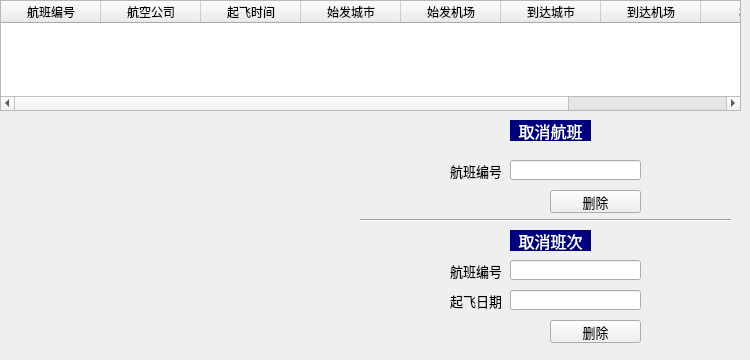
    <widget class="QWidget" name="tab_6">
     <attribute name="title">
      <string>航班管理</string>
     </attribute>
     <widget class="QTableWidget" name="tableWidget_4">
      <property name="geometry">
       <rect>
        <x>0</x>
        <y>0</y>
        <width>741</width>
        <height>111</height>
       </rect>
      </property>
      <column>
       <property name="text">
        <string>航班编号</string>
       </property>
      </column>
      <column>
       <property name="text">
        <string>航空公司</string>
       </property>
      </column>
      <column>
       <property name="text">
        <string>起飞时间</string>
       </property>
      </column>
      <column>
       <property name="text">
        <string>始发城市</string>
       </property>
      </column>
      <column>
       <property name="text">
        <string>始发机场</string>
       </property>
      </column>
      <column>
       <property name="text">
        <string>到达城市</string>
       </property>
      </column>
      <column>
       <property name="text">
        <string>到达机场</string>
       </property>
      </column>
      <column>
       <property name="text">
        <string>机型</string>
       </property>
      </column>
      <column>
       <property name="text">
        <string>航站楼</string>
       </property>
      </column>
     </widget>
     <widget class="QLabel" name="label_85">
      <property name="geometry">
       <rect>
        <x>510</x>
        <y>120</y>
        <width>81</width>
        <height>21</height>
       </rect>
      </property>
      <property name="font">
       <font>
        <pointsize>12</pointsize>
       </font>
      </property>
      <property name="styleSheet">
       <string notr="true">color: rgb(255, 255, 255);
background-color: rgb(0, 0, 127);</string>
      </property>
      <property name="text">
       <string>取消航班</string>
      </property>
      <property name="alignment">
       <set>Qt::AlignCenter</set>
      </property>
     </widget>
     <widget class="QPushButton" name="delete_flight">
      <property name="geometry">
       <rect>
        <x>550</x>
        <y>190</y>
        <width>91</width>
        <height>23</height>
       </rect>
      </property>
      <property name="font">
       <font>
        <pointsize>10</pointsize>
       </font>
      </property>
      <property name="text">
       <string>删除</string>
      </property>
     </widget>
     <widget class="QLineEdit" name="lineEdit_flightid4">
      <property name="geometry">
       <rect>
        <x>510</x>
        <y>160</y>
        <width>131</width>
        <height>20</height>
       </rect>
      </property>
     </widget>
     <widget class="QLabel" name="label_86">
      <property name="geometry">
       <rect>
        <x>450</x>
        <y>160</y>
        <width>51</width>
        <height>21</height>
       </rect>
      </property>
      <property name="font">
       <font>
        <pointsize>10</pointsize>
       </font>
      </property>
      <property name="text">
       <string>航班编号</string>
      </property>
     </widget>
     <widget class="QLabel" name="label_87">
      <property name="geometry">
       <rect>
        <x>510</x>
        <y>230</y>
        <width>81</width>
        <height>21</height>
       </rect>
      </property>
      <property name="font">
       <font>
        <pointsize>12</pointsize>
       </font>
      </property>
      <property name="styleSheet">
       <string notr="true">color: rgb(255, 255, 255);
background-color: rgb(0, 0, 127);</string>
      </property>
      <property name="text">
       <string>取消班次</string>
      </property>
      <property name="alignment">
       <set>Qt::AlignCenter</set>
      </property>
     </widget>
     <widget class="QLabel" name="label_88">
      <property name="geometry">
       <rect>
        <x>450</x>
        <y>260</y>
        <width>51</width>
        <height>21</height>
       </rect>
      </property>
      <property name="font">
       <font>
        <pointsize>10</pointsize>
       </font>
      </property>
      <property name="text">
       <string>航班编号</string>
      </property>
     </widget>
     <widget class="QLineEdit" name="lineEdit_flightid5">
      <property name="geometry">
       <rect>
        <x>510</x>
        <y>260</y>
        <width>131</width>
        <height>20</height>
       </rect>
      </property>
     </widget>
     <widget class="QPushButton" name="delete_banci">
      <property name="geometry">
       <rect>
        <x>550</x>
        <y>320</y>
        <width>91</width>
        <height>23</height>
       </rect>
      </property>
      <property name="font">
       <font>
        <pointsize>10</pointsize>
       </font>
      </property>
      <property name="text">
       <string>删除</string>
      </property>
     </widget>
     <widget class="QLabel" name="label_89">
      <property name="geometry">
       <rect>
        <x>450</x>
        <y>290</y>
        <width>51</width>
        <height>21</height>
       </rect>
      </property>
      <property name="font">
       <font>
        <pointsize>10</pointsize>
       </font>
      </property>
      <property name="text">
       <string>起飞日期</string>
      </property>
     </widget>
     <widget class="QLineEdit" name="lineEdit_departdate3">
      <property name="geometry">
       <rect>
        <x>510</x>
        <y>290</y>
        <width>131</width>
        <height>20</height>
       </rect>
      </property>
     </widget>
     <widget class="QLabel" name="label_179">
      <property name="geometry">
       <rect>
        <x>0</x>
        <y>120</y>
        <width>391</width>
        <height>231</height>
       </rect>
      </property>
      <property name="styleSheet">
       <string notr="true">image: url(:/pic/C:/Users/CXY/Pictures/Camera Roll/飞机1.png);</string>
      </property>
      <property name="text">
       <string/>
      </property>
     </widget>
     <widget class="Line" name="line_3">
      <property name="geometry">
       <rect>
        <x>360</x>
        <y>205</y>
        <width>371</width>
        <height>31</height>
       </rect>
      </property>
      <property name="orientation">
       <enum>Qt::Horizontal</enum>
      </property>
     </widget>
    </widget>
